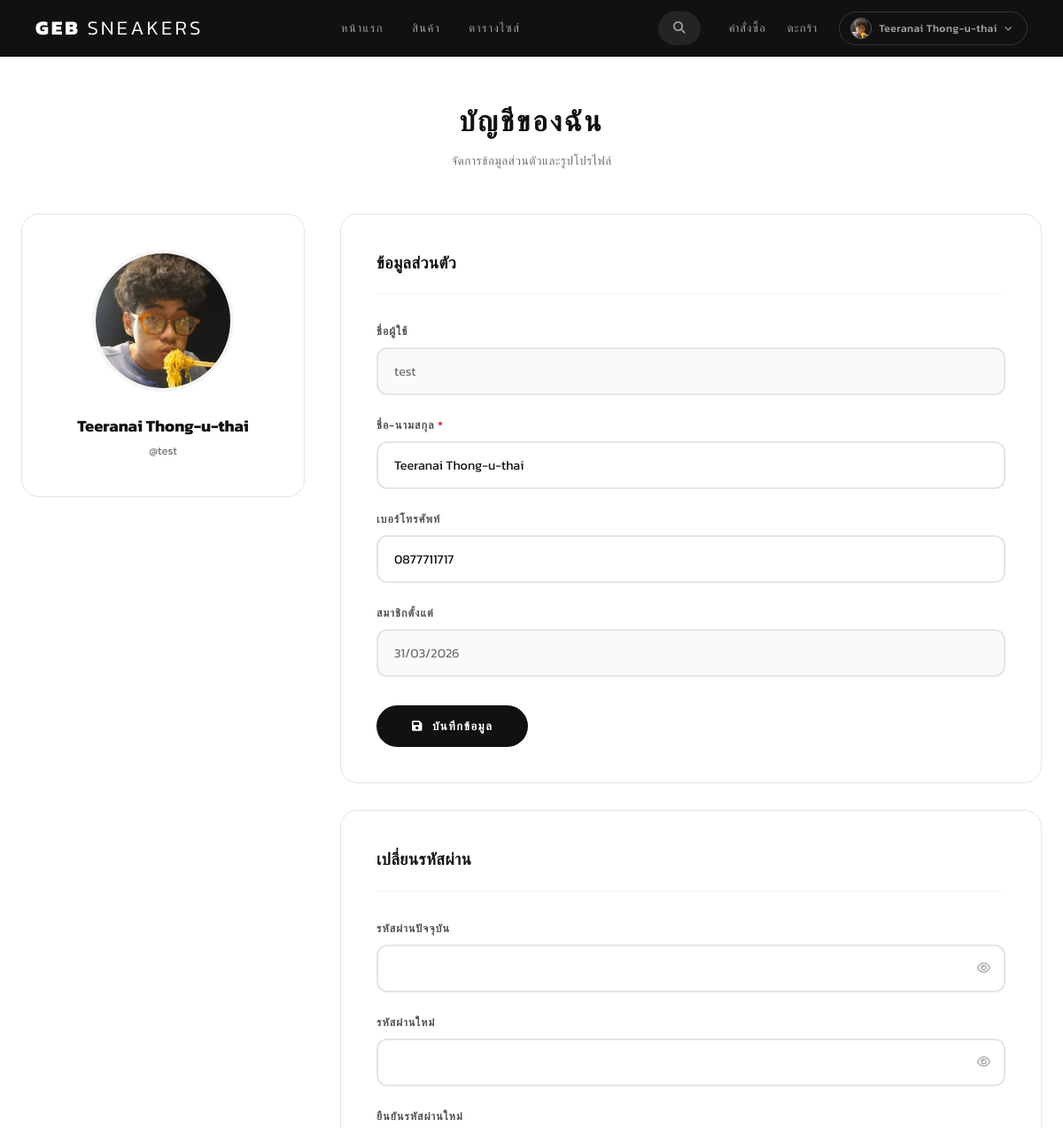
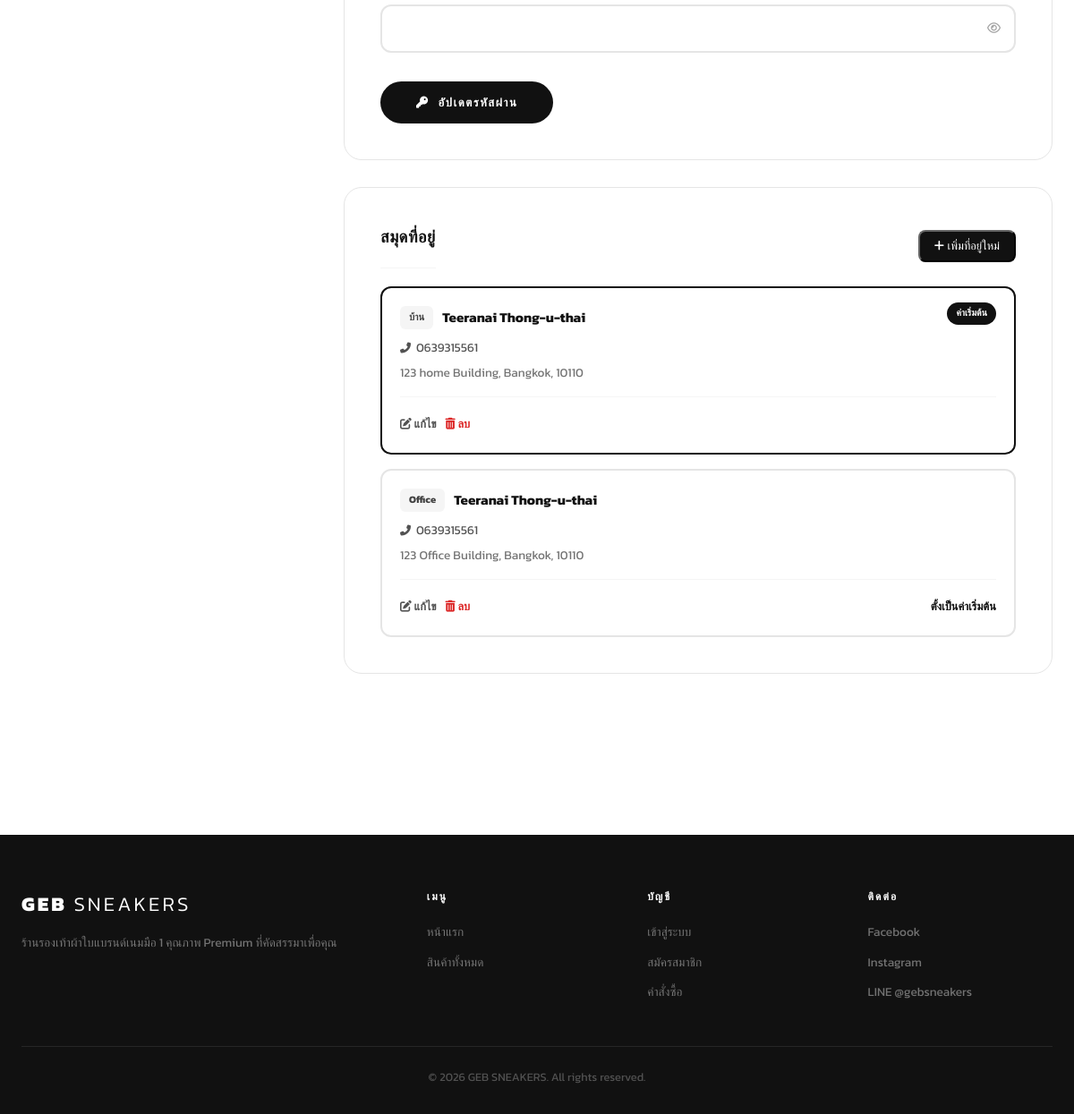
/index.php?page=profile (signed in), run on the app's committed database (2 pictures, top to bottom).
### tables this page shows
CREATE TABLE `tb_users` (
  `u_id` int(11) NOT NULL,
  `u_username` varchar(50) NOT NULL,
  `u_password` varchar(255) NOT NULL,
  `u_fullname` varchar(100) DEFAULT NULL,
  `u_tel` varchar(20) DEFAULT NULL,
  `u_address` text DEFAULT NULL,
  `u_avatar` varchar(255) DEFAULT 'default_avatar.png',
  `u_level` enum('admin','user') DEFAULT 'user',
  `u_status` enum('active','suspended') DEFAULT 'active',
  `created_at` timestamp NOT NULL DEFAULT current_timestamp(),
  `updated_at` timestamp NOT NULL DEFAULT current_timestamp() ON UPDATE current_timestamp()
);

CREATE TABLE `tb_addresses` (
  `addr_id` int(11) NOT NULL,
  `u_id` int(11) NOT NULL,
  `addr_label` varchar(50) DEFAULT 'บ้าน',
  `addr_fullname` varchar(100) NOT NULL,
  `addr_phone` varchar(20) NOT NULL,
  `addr_detail` text NOT NULL,
  `is_default` tinyint(1) DEFAULT 0,
  `created_at` timestamp NOT NULL DEFAULT current_timestamp(),
  `updated_at` timestamp NOT NULL DEFAULT current_timestamp() ON UPDATE current_timestamp()
);

### index.php (called while the page is built, shortened)
<?php
require_once __DIR__ . '/inc/function.php';
require_once __DIR__ . '/inc/mapsite.php';
$page = isset($_GET['page']) ? $_GET['page'] : 'home';
require_once __DIR__ . '/inc/header.php';
require_once __DIR__ . '/inc/menu.php';
require_once __DIR__ . '/' . $pages[$page];
require_once __DIR__ . '/inc/footer.php';

### inc/function.php (called while the page is built, shortened)
<?php
function sanitize($data) {
    return htmlspecialchars(trim($data), ENT_QUOTES, 'UTF-8');
}

### pages/profile.php (the view, shortened to what this page needs)
<?php
$stmtUser = $conn->prepare("SELECT * FROM tb_users WHERE u_id = ?");
$stmtUser->bind_param("i", $_SESSION['u_id']);
$stmtUser->execute();
$resultUser = $stmtUser->get_result();
$user = $resultUser->fetch_assoc();
$stmtAddr = $conn->prepare("SELECT * FROM tb_addresses WHERE u_id = ? ORDER BY is_default DESC, created_at DESC");
$stmtAddr->bind_param("i", $_SESSION['u_id']);
$stmtAddr->execute();
$addresses = $stmtAddr->get_result()->fetch_all(MYSQLI_ASSOC);
$avatarSrc = UPLOAD_URL . 'avatars/' . ($user['u_avatar'] ?? 'default_avatar.png');
?>
<div class="profile-page">
    <div class="container">
        <div class="profile-header">
            <h1 class="profile-title">บัญชีของฉัน</h1>
            <p class="profile-subtitle">จัดการข้อมูลส่วนตัวและรูปโปรไฟล์</p>
        </div>
        <div class="profile-grid">
            <div class="profile-avatar-section">
                <div class="avatar-card">
                    <div class="avatar-wrapper" id="avatarWrapper">
                        <img src="<?php echo $avatarSrc; ?>?v=<?php echo time(); ?>" alt="Avatar" id="avatarPreview">
                    </div>
                    <div class="avatar-info">
                        <h3><?php echo sanitize($user['u_fullname'] ?? 'ไม่ระบุชื่อ'); ?></h3>
                        <p>@<?php echo sanitize($user['u_username']); ?></p>
                    </div>
                </div>
            </div>
            <div class="profile-form-section">
                <div class="form-card">
                    <h2 class="form-card-title">ข้อมูลส่วนตัว</h2>
                    <form method="POST" id="profileForm">
                        <div class="pf-form-group">
                            <label class="pf-label">ชื่อผู้ใช้</label>
                            <input type="text" class="pf-input" value="<?php echo sanitize($user['u_username']); ?>" disabled>
                        </div>
                        <div class="pf-form-group">
                            <label class="pf-label">ชื่อ-นามสกุล <span class="required">*</span></label>
                            <input type="text" name="fullname" class="pf-input" value="<?php echo sanitize($user['u_fullname'] ?? ''); ?>" required>
                        </div>
                        <div class="pf-form-group">
                            <label class="pf-label">เบอร์โทรศัพท์</label>
                            <input type="text" name="tel" class="pf-input" value="<?php echo sanitize($user['u_tel'] ?? ''); ?>" placeholder="เช่น 0812345678">
                        </div>
                        <div class="pf-form-group">
                            <label class="pf-label">สมาชิกตั้งแต่</label>
                            <input type="text" class="pf-input" value="<?php echo date('d/m/Y', strtotime($user['created_at'])); ?>" disabled>
                        </div>
                        <button type="submit" class="btn-save-profile">
                            <i class="fas fa-save"></i> บันทึกข้อมูล
                        </button>
                    </form>
                </div>
                <div class="form-card" style="margin-top: 30px;">
                    <h2 class="form-card-title">เปลี่ยนรหัสผ่าน</h2>
                    <form method="POST">
                        <div class="pf-form-group">
                            <label class="pf-label">รหัสผ่านปัจจุบัน</label>
                            <div class="pf-password-wrap">
                                <input type="password" name="current_password" class="pf-input pf-password-input" required>
                                <button type="button" class="pf-eye-btn" tabindex="-1">
                                    <i class="fa-regular fa-eye"></i>
                                </button>
                            </div>
                        </div>
                        <div class="pf-form-group">
                            <label class="pf-label">รหัสผ่านใหม่</label>
                            <div class="pf-password-wrap">
                                <input type="password" name="new_password" class="pf-input pf-password-input" required>
                                <button type="button" class="pf-eye-btn" tabindex="-1">
                                    <i class="fa-regular fa-eye"></i>
                                </button>
                            </div>
                        </div>
                        <div class="pf-form-group">
                            <label class="pf-label">ยืนยันรหัสผ่านใหม่</label>
                            <div class="pf-password-wrap">
                                <input type="password" name="confirm_password" class="pf-input pf-password-input" required>
                                <button type="button" class="pf-eye-btn" tabindex="-1">
                                    <i class="fa-regular fa-eye"></i>
                                </button>
                            </div>
                        </div>
                        <button type="submit" class="btn-save-profile" style="background: var(--black); color: var(--white);">
                            <i class="fas fa-key"></i> อัปเดตรหัสผ่าน
                        </button>
                    </form>
                </div>
                <div class="form-card" style="margin-top: 30px;">
                    <div style="display: flex; justify-content: space-between; align-items: center; margin-bottom: 20px;">
                        <h2 class="form-card-title" style="margin-bottom: 0;">สมุดที่อยู่</h2>
                        <button type="button" class="btn-primary" onclick="openAddressModal()" style="padding: 8px 16px; font-size: 0.8rem; border-radius: 8px;">
                            <i class="fas fa-plus"></i> เพิ่มที่อยู่ใหม่
                        </button>
                    </div>
                    <?php if (empty($addresses)): ?>
                        <div style="text-align: center; padding: 40px 20px; background: var(--gray-50); border-radius: 12px; border: 1px dashed var(--gray-300);">
                            <i class="fas fa-map-marker-alt" style="font-size: 2rem; color: var(--gray-300); margin-bottom: 10px;"></i>
                            <p style="color: var(--gray-500); font-size: 0.9rem;">ยังไม่มีที่อยู่บันทึกไว้</p>
                        </div>
                    <?php else: ?>
                        <div style="display: flex; flex-direction: column; gap: 16px;">
                            <?php foreach ($addresses as $addr): ?>
                            <div style="border: 2px solid <?php echo $addr['is_default'] ? 'var(--black)' : 'var(--gray-200)'; ?>; border-radius: 12px; padding: 20px; background: var(--white); position: relative;">
                                <?php if ($addr['is_default']): ?>
                                    <span style="position: absolute; top: 16px; right: 20px; background: var(--black); color: var(--white); font-size: 0.65rem; padding: 4px 10px; border-radius: 20px; font-weight: 600;">ค่าเริ่มต้น</span>
                                <?php endif; ?>
                                <div style="display: flex; gap: 10px; align-items: center; margin-bottom: 10px;">
                                    <span style="background: var(--gray-100); color: var(--gray-700); font-size: 0.7rem; font-weight: 700; padding: 4px 10px; border-radius: 6px;"><?php echo sanitize($addr['addr_label']); ?></span>
                                    <strong style="font-size: 0.95rem;"><?php echo sanitize($addr['addr_fullname']); ?></strong>
                                </div>
                                <div style="color: var(--gray-600); font-size: 0.85rem; margin-bottom: 6px;">
                                    <i class="fas fa-phone-alt" style="margin-right: 6px; font-size: 0.75rem;"></i><?php echo sanitize($addr['addr_phone']); ?>
                                </div>
                                <div style="color: var(--gray-500); font-size: 0.85rem; line-height: 1.6; margin-bottom: 16px;">
                                    <?php echo nl2br(sanitize($addr['addr_detail'])); ?>
                                </div>
                                <div style="display: flex; gap: 10px; border-top: 1px solid var(--gray-100); padding-top: 16px;">
                                    <button type="button" style="background: none; border: none; color: var(--gray-600); font-size: 0.8rem; font-family: var(--font); font-weight: 600; cursor: pointer;" onclick="openAddressModal({
                                        id: <?php echo $addr['addr_id']; ?>,
                                        label: '<?php echo addslashes($addr['addr_label']); ?>',
                                        fullname: '<?php echo addslashes($addr['addr_fullname']); ?>',
                                        phone: '<?php echo addslashes($addr['addr_phone']); ?>',
                                        detail: `<?php echo addslashes($addr['addr_detail']); ?>`
                                    })"><i class="fas fa-edit"></i> แก้ไข</button>
                                    <form method="POST" style="display: inline;" onsubmit="return confirm('ยืนยันลบที่อยู่นี้?');">
                                        <button type="submit" style="background: none; border: none; color: var(--error); font-size: 0.8rem; font-family: var(--font); font-weight: 600; cursor: pointer;"><i class="fas fa-trash-alt"></i> ลบ</button>
                                    </form>
                                    <?php if (!$addr['is_default']): ?>
                                    <form method="POST" style="display: inline; margin-left: auto;">
                                        <button type="submit" style="background: none; border: none; color: var(--black); font-size: 0.8rem; font-family: var(--font); font-weight: 700; cursor: pointer;">ตั้งเป็นค่าเริ่มต้น</button>
                                    </form>
                                    <?php endif; ?>
                                </div>
                            </div>
                            <?php endforeach; ?>
                        </div>
                    <?php endif; ?>
                </div>
            </div>
        </div>
    </div>
</div>

### assets/css/main.css (style rules this page uses)
* { margin: 0; padding: 0; box-sizing: border-box; }
:root { --black: #111111; --white: #ffffff; --gray-50: #fafafa; --gray-100: #f5f5f5; --gray-200: #e5e5e5; --gray-300: #d4d4d4; --gray-400: #a3a3a3; --gray-500: #737373; --gray-600: #525252; --gray-700: #404040; --gray-800: #262626; --gray-900: #171717; --success: #16a34a; --error: #dc2626; --warning: #ea580c; --font: 'Kanit', sans-serif; --ease: all 0.3s cubic-bezier(0.4, 0, 0.2, 1); --shadow-sm: 0 1px 2px rgba(0,0,0,0.06); --shadow-md: 0 4px 12px rgba(0,0,0,0.08); --shadow-lg: 0 12px 24px rgba(0,0,0,0.1); --shadow-xl: 0 20px 40px rgba(0,0,0,0.12); }
html { scroll-behavior: smooth; }
body { font-family: var(--font); font-weight: 400; color: var(--black); background: var(--white); line-height: 1.6; -webkit-font-smoothing: antialiased; }
img { max-width: 100%; height: auto; display: block; }
.container { width: 100%; max-width: 1280px; margin: 0 auto; padding: 0 24px; }
.btn-primary { background: var(--black); color: var(--white); border-color: var(--black); }

### assets/css/pages/profile.css (style rules this page uses)
.profile-page { padding: 48px 0 100px; }
.profile-header { text-align: center; margin-bottom: 48px; }
.profile-title { font-size: 2rem; font-weight: 800; text-transform: uppercase; letter-spacing: 3px; margin-bottom: 8px; }
.profile-subtitle { font-size: 0.85rem; color: var(--gray-500); letter-spacing: 0.5px; }
.profile-grid { display: grid; grid-template-columns: 320px 1fr; gap: 40px; align-items: start; }
.avatar-card { background: var(--white); border: 1px solid var(--gray-200); border-radius: 20px; padding: 40px 32px; text-align: center; position: sticky; top: 88px; }
.avatar-wrapper { width: 160px; height: 160px; margin: 0 auto 24px; border-radius: 50%; overflow: hidden; position: relative; cursor: pointer; border: 4px solid var(--gray-100); transition: var(--ease); }
.avatar-wrapper img { width: 100%; height: 100%; object-fit: cover; }
.avatar-info h3 { font-size: 1.15rem; font-weight: 700; margin-bottom: 4px; }
.avatar-info p { font-size: 0.8rem; color: var(--gray-500); margin-bottom: 0; }
.form-card { background: var(--white); border: 1px solid var(--gray-200); border-radius: 20px; padding: 40px; }
.form-card-title { font-size: 1.15rem; font-weight: 700; margin-bottom: 32px; padding-bottom: 20px; border-bottom: 1px solid var(--gray-100); letter-spacing: 0.5px; }
.pf-form-group { margin-bottom: 24px; }
.pf-label { display: block; font-size: 0.78rem; font-weight: 600; color: var(--gray-600); text-transform: uppercase; letter-spacing: 1px; margin-bottom: 8px; }
.pf-label .required { color: var(--error); }
.pf-input { width: 100%; padding: 14px 18px; font-family: var(--font); font-size: 0.9rem; border: 2px solid var(--gray-200); border-radius: 12px; background: var(--white); color: var(--black); transition: var(--ease); outline: none; }
.pf-input:disabled { background: var(--gray-50); color: var(--gray-500); cursor: not-allowed; }
.btn-save-profile { display: inline-flex; align-items: center; gap: 10px; padding: 14px 40px; background: var(--black); color: var(--white); border: none; border-radius: 50px; font-family: var(--font); font-size: 0.82rem; font-weight: 600; letter-spacing: 1.5px; text-transform: uppercase; cursor: pointer; transition: var(--ease); margin-top: 8px; }

### pages/profile.php (style rules this page uses)
.pf-password-wrap { position: relative; display: flex; align-items: center; }
.pf-password-input { padding-right: 45px !important; }
.pf-eye-btn { position: absolute; right: 12px; top: 50%; transform: translateY(-50%); background: none; border: none; color: var(--gray-400); cursor: pointer; padding: 5px; display: flex; align-items: center; justify-content: center; transition: color 0.2s; z-index: 5; }

### data on the page
tb_users: u_avatar (picture), u_fullname "Teeranai Thong-u-thai", u_username "test", fullname "Teeranai Thong-u-thai", tel "0877711717", created_at "31/03/2026"
tb_addresses: is_default "ค่าเริ่มต้น", addr_label "บ้าน", addr_fullname "Teeranai Thong-u-thai", addr_phone "0639315561", addr_detail "123 home Building, Bangkok, 10110"
tb_addresses: addr_label "Office", addr_fullname "Teeranai Thong-u-thai", addr_phone "0639315561", addr_detail "123 Office Building, Bangkok, 10110"

### other printed values
$_SESSION['u_fullname'] "Teeranai Thong-u-thai"
